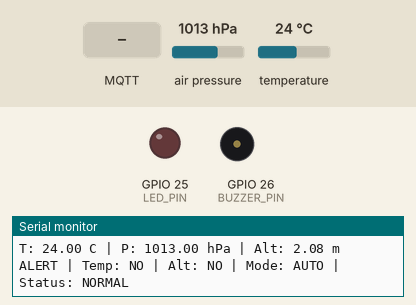
Bench run of a sketch on a simulated ESP32. Parts: output pins drawn as LEDs (lit = HIGH), buzzer (waves = sounding), the last lines printed to the serial monitor. The inputs (shaded band) are chosen by the test bench; at power-on: air pressure 1013 hPa, temperature 24 °C. WiFi joins after 1.5 s; servers stay silent unless stated; no MQTT or app messages arrive unless stated.

Above: at 1.2 s.
1.3 s: air pressure set to 952 hPa
At 2.4 s:
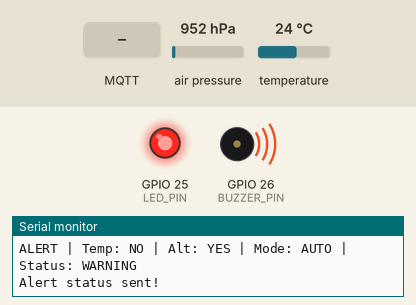
5.5 s: MQTT message "ON" arrives on the first subscribed topic
7.0 s: MQTT message "MANUAL" arrives on the third subscribed topic
At 8.9 s:
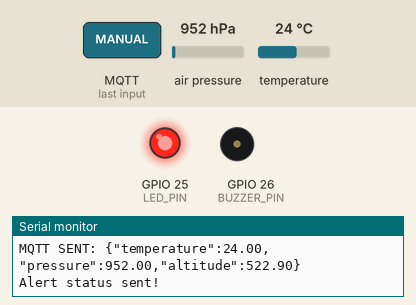
9.5 s: temperature set to 12 °C
13.5 s: MQTT message "AUTO" arrives on the first subscribed topic
At 15.2 s:
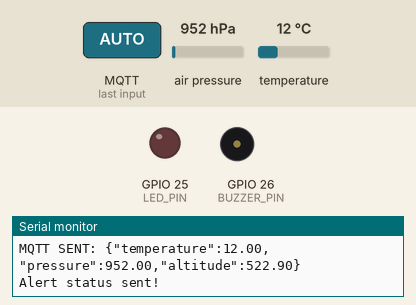
15.5 s: MQTT message "ON" arrives on the second subscribed topic
At 17.2 s:
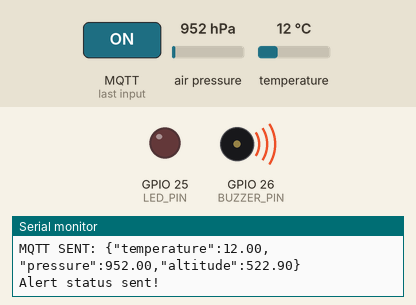
Timing chart, 0 to 18.5 s (numbered marks = the images above; inputs shaded):
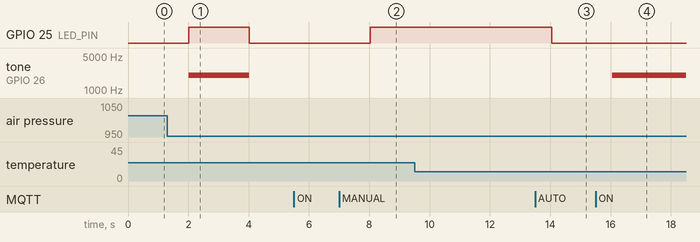

Measured:
- after the input at 1.3 s, GPIO 25 (LED_PIN): LOW → HIGH after 0.72 s, → LOW 2.0 s later; tone on GPIO 26 (BUZZER_PIN): silent → 2000 Hz after 0.72 s, → silent 2.0 s later
- after the input at 7.0 s, GPIO 25 (LED_PIN): LOW → HIGH after 1.0 s
- after the input at 13.5 s, GPIO 25 (LED_PIN): HIGH → LOW after 0.56 s
- after the input at 15.5 s, tone on GPIO 26 (BUZZER_PIN): silent → 2000 Hz after 0.56 s

The sketch:

sketch.ino
```cpp
#include <Arduino.h>
#include <Wire.h>
#include <WiFi.h>
#include <PubSubClient.h>
#include <Adafruit_BMP085.h>
#include <math.h>
// 1. KHAI BAO CHAN GPIO
#define SDA_PIN    21
#define SCL_PIN    22
#define LED_PIN    25
#define BUZZER_PIN 26
// 2. WIFI
const char* WIFI_SSID = "Wokwi-GUEST";
const char* WIFI_PASSWORD = "";
// 3. MQTT BROKER
const char* MQTT_SERVER = "broker.emqx.io";
const int MQTT_PORT = 1883;
const char* TOPIC_SENSOR = "runner/sensor";
const char* TOPIC_LED    = "runner/led";
const char* TOPIC_BUZZER = "runner/buzzer";
const char* TOPIC_MODE   = "runner/mode";
const char* TOPIC_STATUS = "runner/status";
// 4. DOI TUONG
Adafruit_BMP085 bmp;
WiFiClient espClient;
PubSubClient mqtt(espClient);
// 5. CAU TRUC DU LIEU
struct SensorData { float temperature, pressure, altitude; };
struct AlertStatus { bool active, temperatureAlert, altitudeAlert; };
// 6. KHAI BAO QUEUE
QueueHandle_t dataQueue, dataAlert, statusQueue;
// 7. NGUONG CANH BAO
const float TEMP_MAX = 35.0;
const float TEMP_MIN = 15.0;
const float ALT_CHANGE = 10.0;
// 8. BIEN DIEU KHIEN
enum ControlMode { AUTO_MODE, MANUAL_MODE };
ControlMode currentMode = AUTO_MODE;
bool ledManual = false, buzzerManual = false;
portMUX_TYPE controlMux = portMUX_INITIALIZER_UNLOCKED;
// 9. HAM MQTT CALLBACK
void mqttCallback(char* topic, byte* payload, unsigned int length) {
  String msg;
  for (unsigned int i = 0; i < length; i++) msg += (char)payload[i];
  msg.trim();
  msg.toUpperCase();
  portENTER_CRITICAL(&controlMux);
  if (!strcmp(topic, TOPIC_LED)) ledManual = (msg == "ON");
  else if (!strcmp(topic, TOPIC_BUZZER)) buzzerManual = (msg == "ON");
  else if (!strcmp(topic, TOPIC_MODE)) {
    if (msg == "AUTO") currentMode = AUTO_MODE;
    else if (msg == "MANUAL") currentMode = MANUAL_MODE;
  }
  portEXIT_CRITICAL(&controlMux);
  Serial.printf("MQTT Command: %s = %s\n", topic, msg.c_str());
}
// 10. HAM KET NOI MQTT
void reconnectMQTT() {
  while (!mqtt.connected()) {
    Serial.println("Dang ket noi MQTT...");
    String clientID = "RunnerESP32-" + String((uint32_t)ESP.getEfuseMac(), HEX);
    if (mqtt.connect(clientID.c_str())) {
      Serial.println("MQTT connected!");
      mqtt.subscribe(TOPIC_LED);
      mqtt.subscribe(TOPIC_BUZZER);
      mqtt.subscribe(TOPIC_MODE);
    } else {
      Serial.printf("MQTT failed, state = %d\n", mqtt.state());
      vTaskDelay(pdMS_TO_TICKS(2000));
    }
  }
}
// 11. TASK DOC DU LIEU CAM BIEN - CORE 1
void TaskRead(void *pv) {
  SensorData d;
  while (true) {
    d.temperature = bmp.readTemperature();
    d.pressure = bmp.readPressure() / 100.0;
    d.altitude = bmp.readAltitude(1013.25);
    Serial.printf("T: %.2f C | P: %.2f hPa | Alt: %.2f m\n", d.temperature, d.pressure, d.altitude);
    if (xQueueSend(dataQueue, &d, pdMS_TO_TICKS(100)) != pdTRUE) Serial.println("dataQueue is full!");
    xQueueOverwrite(dataAlert, &d);
    vTaskDelay(pdMS_TO_TICKS(2000));
  }
}
// 12. TASK TRUYEN DU LIEU MQTT - CORE 0
void TaskTransmit(void *pv) {
  WiFi.mode(WIFI_STA);
  WiFi.begin(WIFI_SSID, WIFI_PASSWORD);
  while (WiFi.status() != WL_CONNECTED) vTaskDelay(pdMS_TO_TICKS(500));
  Serial.println("WiFi connected! IP: " + WiFi.localIP().toString());
  mqtt.setServer(MQTT_SERVER, MQTT_PORT);
  mqtt.setCallback(mqttCallback);
  mqtt.setKeepAlive(30);
  while (true) {
    if (WiFi.status() != WL_CONNECTED) {
      Serial.println("WiFi disconnected!");
      WiFi.reconnect();
      vTaskDelay(pdMS_TO_TICKS(1000));
      continue;
    }
    if (!mqtt.connected()) reconnectMQTT();
    mqtt.loop();
    SensorData d;
    AlertStatus s;
    char json[200];
    if (xQueueReceive(dataQueue, &d, pdMS_TO_TICKS(50)) == pdTRUE) {
      snprintf(json, sizeof(json),
               "{\"temperature\":%.2f,\"pressure\":%.2f,\"altitude\":%.2f}",
               d.temperature, d.pressure, d.altitude);
      if (mqtt.publish(TOPIC_SENSOR, json)) Serial.printf("MQTT SENT: %s\n", json);
      else Serial.println("MQTT publish failed!");
    }
    if (xQueueReceive(statusQueue, &s, 0) == pdTRUE) {
      snprintf(json, sizeof(json),
               "{\"alert\":%s,\"temperatureAlert\":%s,\"altitudeAlert\":%s}",
               s.active ? "true" : "false",
               s.temperatureAlert ? "true" : "false",
               s.altitudeAlert ? "true" : "false");
      mqtt.publish(TOPIC_STATUS, json);
      Serial.println("Alert status sent!");
    }
    vTaskDelay(pdMS_TO_TICKS(10));
  }
}
// 13. TASK CANH BAO - CORE 1
void TaskAlert(void *pv) {
  SensorData d;
  float prevAlt = 0;
  bool first = true;
  while (true) {
    if (xQueueReceive(dataAlert, &d, portMAX_DELAY) != pdTRUE) continue;
    bool tempAlert = d.temperature > TEMP_MAX || d.temperature < TEMP_MIN;
    bool altAlert = !first && fabsf(d.altitude - prevAlt) > ALT_CHANGE;
    prevAlt = d.altitude;
    first = false;
    bool active = tempAlert || altAlert;
    portENTER_CRITICAL(&controlMux);
    ControlMode mode = currentMode;
    bool led = ledManual, buz = buzzerManual;
    portEXIT_CRITICAL(&controlMux);
    if (mode == AUTO_MODE) led = buz = active;
    digitalWrite(LED_PIN, led);
    if (buz) tone(BUZZER_PIN, 2000);
    else noTone(BUZZER_PIN);
    Serial.printf("ALERT | Temp: %s | Alt: %s | Mode: %s | Status: %s\n",
                  tempAlert ? "YES" : "NO", altAlert ? "YES" : "NO",
                  mode == AUTO_MODE ? "AUTO" : "MANUAL",
                  active ? "WARNING" : "NORMAL");
    AlertStatus s = { active, tempAlert, altAlert };
    xQueueOverwrite(statusQueue, &s);
  }
}
// 14. SETUP
void setup() {
  Serial.begin(115200);
  pinMode(LED_PIN, OUTPUT);
  pinMode(BUZZER_PIN, OUTPUT);
  digitalWrite(LED_PIN, LOW);
  noTone(BUZZER_PIN);
  Wire.begin(SDA_PIN, SCL_PIN);
  if (!bmp.begin()) {
    Serial.println("BMP180 NOT FOUND!");
    while (true) delay(1000);
  }
  Serial.println("BMP180 READY!");
  dataQueue = xQueueCreate(5, sizeof(SensorData));
  dataAlert = xQueueCreate(1, sizeof(SensorData));
  statusQueue = xQueueCreate(1, sizeof(AlertStatus));
  if (!dataQueue || !dataAlert || !statusQueue) {
    Serial.println("QUEUE CREATION FAILED!");
    while (true) delay(1000);
  }
  xTaskCreatePinnedToCore(TaskRead, "TaskRead", 4096, NULL, 2, NULL, 1);
  xTaskCreatePinnedToCore(TaskTransmit, "TaskTransmit", 8192, NULL, 1, NULL, 0);
  xTaskCreatePinnedToCore(TaskAlert, "TaskAlert", 4096, NULL, 2, NULL, 1);
  Serial.println("ALL TASKS STARTED!");
}
// 15. LOOP
void loop() {
  vTaskDelay(pdMS_TO_TICKS(1000));
}
```
